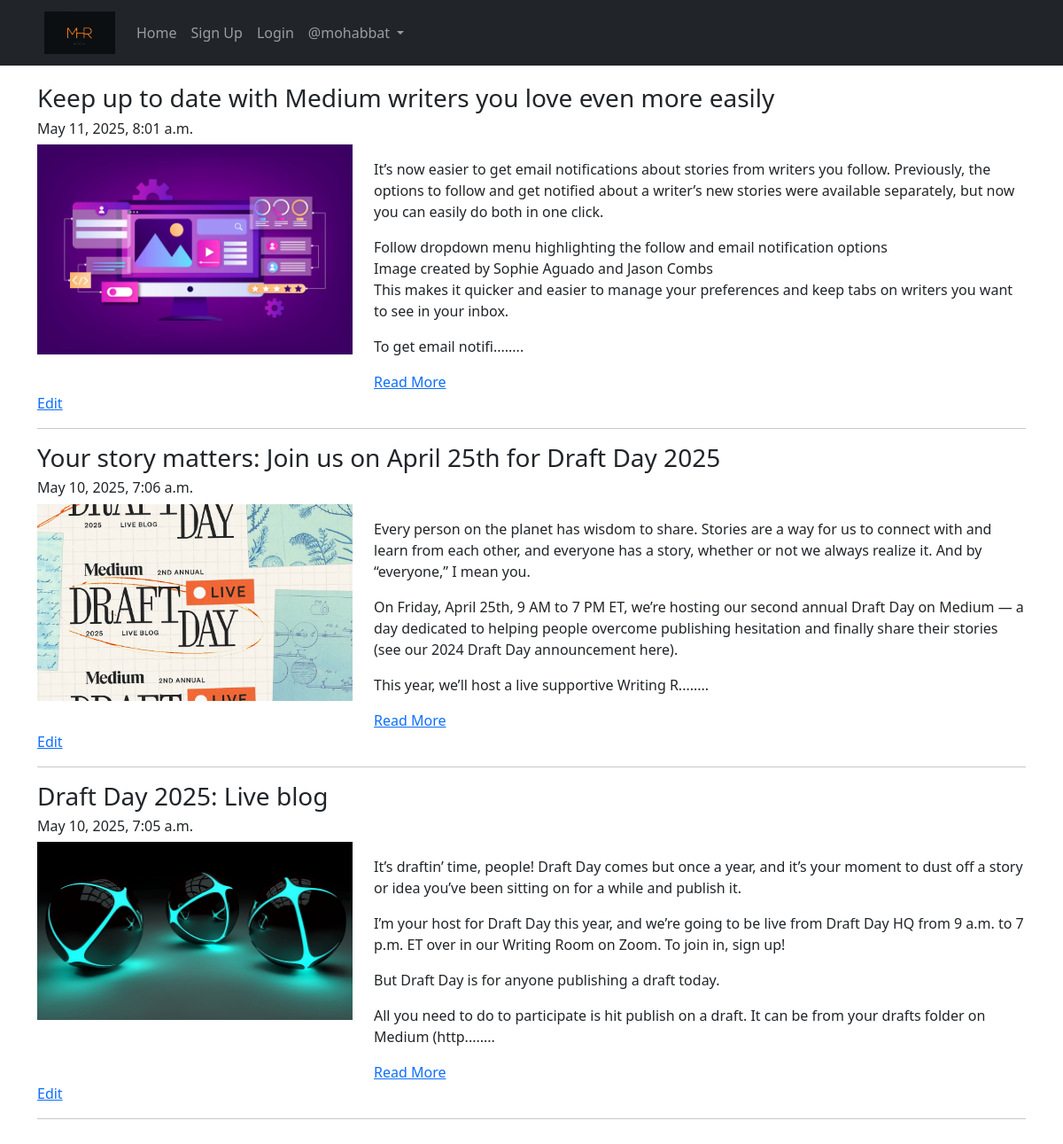
The page /blog/my-blog/ (signed in) on the database as committed earlier.
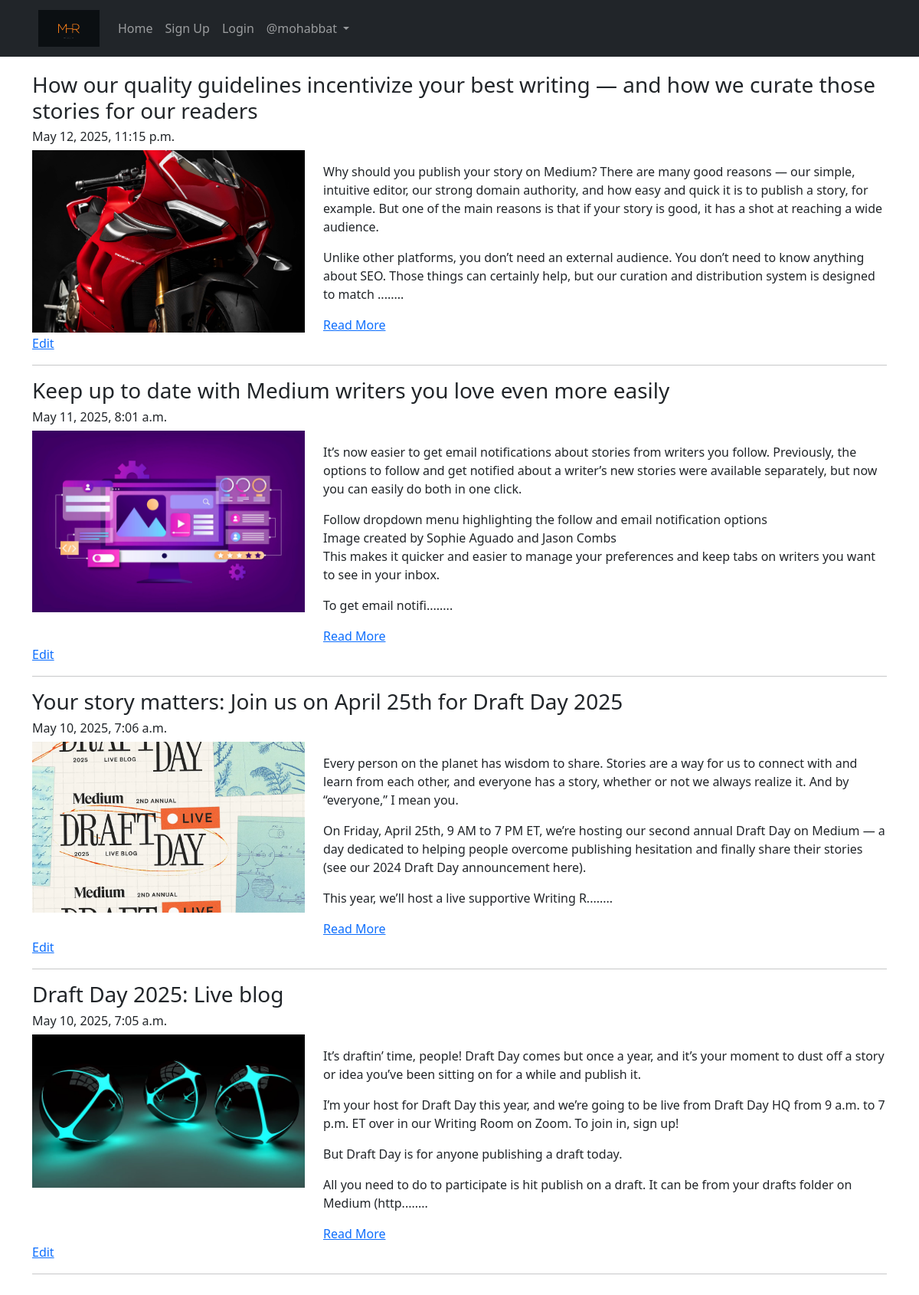
The same page on the database as committed later.
### app_blog/models.py (models this page shows, shortened)
class Blog(models.Model):
    author = models.ForeignKey(User, on_delete=models.CASCADE, related_name='post_author')
    blog_title = models.CharField(max_length=264, verbose_name="Put a title")
    slug = models.SlugField(max_length=264, unique=True)
    blog_content = models.TextField(verbose_name="what is on your mind?")
    blog_image = models.ImageField(upload_to='blog_images', verbose_name="Image", validators=[FileExtensionValidator(allowed_extensions=['jpg', 'jpeg', 'png'])])
    publis_date = models.DateTimeField(auto_now_add=True)
    update_date = models.DateTimeField(auto_now=True)
    class Meta:
        ordering = ('-publis_date',)

### app_blog/views.py (the view)
# urls.py: path('my-blog/', views.MyBlog.as_view(), name="myblog"),
class MyBlog(LoginRequiredMixin, TemplateView):
    template_name = 'app_blog/my_blogs.html'

### app_blog/templatetags/custom_filters.py (called while the page is built)
def range_filter(value):
    return value[0:500] + "........"

### templates/app_blog/my_blogs.html (shortened to what this page needs)
{% extends 'base.html' %}
{% load custom_filters %}
{% block content %}
    {% for blog in user.post_author.all %}
        <h3>{{blog.blog_title}}</h3>
        <h6>{{blog.publis_date}}</h6>
        <div class="row">
            <div class="col-sm-4">
                <img src="/media/{{blog.blog_image}}" width="100%">
            </div>
            <div class="col-sm-8">
                <p>{{blog.blog_content|range_filter|linebreaks}}</p>
                <a href="{% url 'app_blog:blog_details' slug=blog.slug %}">Read More</a>
            </div>
        </div>
        <a href="{% url 'app_blog:edit_blog' pk=blog.pk%}">Edit</a>
        <hr>
    {% endfor %}
{% endblock %}

Rows that differ between the two databases and show on the page:
added Blog: blog_title "How our quality guidelines incentivize your best writing — and how we curate those stories for our readers", publis_date "May 12, 2025, 11:15 p.m.", blog_image (picture), blog_content|range_filter "Why should you publish your story on Medium? There are many good reasons — our simple, intuitive editor, our strong domain authority, and how easy and quick it is to publish a story, for example. But one of the main reasons is that if your story is good, it has a shot at reaching a wide audience. Unlike other platforms, you don’t need an external audience. You don’t need to know anything about SEO. Those things can certainly help, but our curation and distribution system is designed to match ........"
